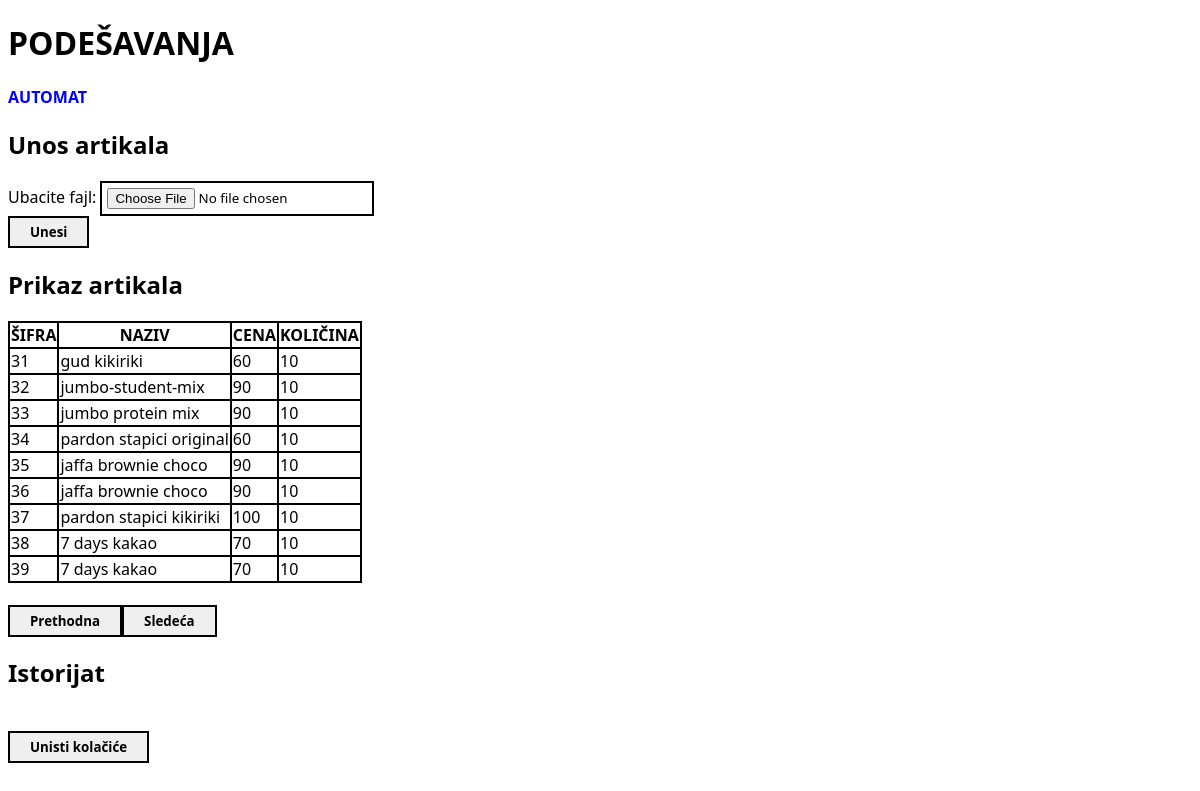
Page /settings.php?page=3 on the committed database.
### tables this page shows
CREATE TABLE IF NOT EXISTS `artikli` (
  `sifra` int NOT NULL,
  `naziv` varchar(50) NOT NULL,
  `cena` int NOT NULL,
  `kolicina` int NOT NULL,
  PRIMARY KEY (`sifra`)
);

### classes/Artikal.php (called while the page is built, shortened)
<?php
class Artikal
{
    private $sifra;
    private $naziv;
    private $cena;
    private $kolicina;
    public function get_sifra()
    {
        return $this->sifra;
    }
    public function get_naziv()
    {
        return $this->naziv;
    }
    public function get_cena()
    {
        return $this->cena;
    }
    public function get_kolicina()
    {
        return $this->kolicina;
    }
    public function set_sifra($sifra)
    {
        return $this->sifra = $sifra;
    }
    public function set_naziv($naziv)
    {
        return $this->naziv = $naziv;
    }
    public function set_cena($cena)
    {
        $this->cena = $cena;
    }
    public function set_kolicina($kolicina)
    {
        return $this->kolicina = $kolicina;
    }
}

### utilities/DBUtils.php (called while the page is built, shortened)
<?php
class DBUtils
{
    private $conn;
    public function __construct()
    {
        $dsn = "mysql:host=localhost;dbname=automat";
        $user = DB_USERNAME;
        $pass = DB_PASSWORD;
        $this->conn = new PDO($dsn, $user, $pass);
        $this->conn->setAttribute(PDO::ATTR_ERRMODE, PDO::ERRMODE_EXCEPTION);
    }
    public function select_artikli()
    {
        $sql = "SELECT * FROM " . TABLE_ARTIKLI . " ORDER BY " . COL_ARTIKLI_SIFRA;
        return $this->conn->query($sql)->fetchAll(PDO::FETCH_BOTH);
    }
}

### settings.php (the view, shortened to what this page needs)
<?php
require("classes/Artikal.php");
require("utilities/DBUtils.php");
$utils = new DBUtils();
$artikli = array();
function fill_array()
{
    global $utils;
    $table = $utils->select_artikli();
}
fill_array();
?>
<!DOCTYPE html>
<html>
<head>
    <link rel="stylesheet" type="text/css" href="css/style.css">
</head>
<body>
    <div id="header">
        <h1>PODEŠAVANJA</h1>
        <a href="index.php">AUTOMAT</a>
    </div>
    <div id="main">
        <form enctype="multipart/form-data" action="" method="post">
            <h2>Unos artikala</h2>
            <label>Ubacite fajl:</label>
            <input type="file" name="filename">
            <br>
            <input type="submit" name="submit" value="Unesi">
        </form>
        <table>
            <h2>Prikaz artikala</h2>
            <tr>
                <th>ŠIFRA</th>
                <th>NAZIV</th>
                <th>CENA</th>
                <th>KOLIČINA</th>
            </tr>
            <?php
            if (isset($artikli)) {
                $page = 1;
                if (isset($_GET["page"])) {
                    $page = $_GET["page"];
                    for ($i = ($page - 1) * 9; $i < ($page - 1) * 9 + 9; $i++) {
                        echo "<tr>";
                        echo "<td>{$artikli[$i]->get_sifra()}</td>";
                        echo "<td>{$artikli[$i]->get_naziv()}</td>";
                        echo "<td>{$artikli[$i]->get_cena()}</td>";
                        echo "<td>{$artikli[$i]->get_kolicina()}</td>";
                        echo "</tr>";
                    }
                }
            }
            ?>
        </table>
        <br>
        <?php
        if ($page > 1)
            echo "<a href=\"?page=" . ($page - 1) . "\"><button>Prethodna</button></a>";
        if ($page < 6)
            echo "<a href=\"?page=" . ($page + 1) . "\"><button>Sledeća</button></a>";
        ?>
        <form action="" method="post">
            <h2>Istorijat</h2>
            <br>
            <input type="submit" name="destroy" value="Unisti kolačiće">
        </form>
    </div>
</body>
</html>

### css/style.css (style rules this page uses)
* { font-family: 'Segoe UI', Tahoma, Geneva, Verdana, sans-serif; }
div { align-items: center; }
a { text-decoration: none; font-weight: bold; color: blue; }
table, tr, th, td { border: 2px solid black; border-collapse: collapse; }
input { border: 2px solid black; padding: 5px; }
button { border: 2px solid black; }
button, input[type=submit] { font-weight: 600; padding: 5px 20px; }

### rows in the picture
artikli: sifra "31", naziv "gud kikiriki", cena "60", kolicina "10"
artikli: sifra "32", naziv "jumbo-student-mix", cena "90", kolicina "10"
artikli: sifra "33", naziv "jumbo protein mix", cena "90", kolicina "10"
artikli: sifra "34", naziv "pardon stapici original", cena "60", kolicina "10"
artikli: sifra "35", naziv "jaffa brownie choco", cena "90", kolicina "10"
artikli: sifra "36", naziv "jaffa brownie choco", cena "90", kolicina "10"
artikli: sifra "37", naziv "pardon stapici kikiriki", cena "100", kolicina "10"
artikli: sifra "38", naziv "7 days kakao", cena "70", kolicina "10"
artikli: sifra "39", naziv "7 days kakao", cena "70", kolicina "10"
